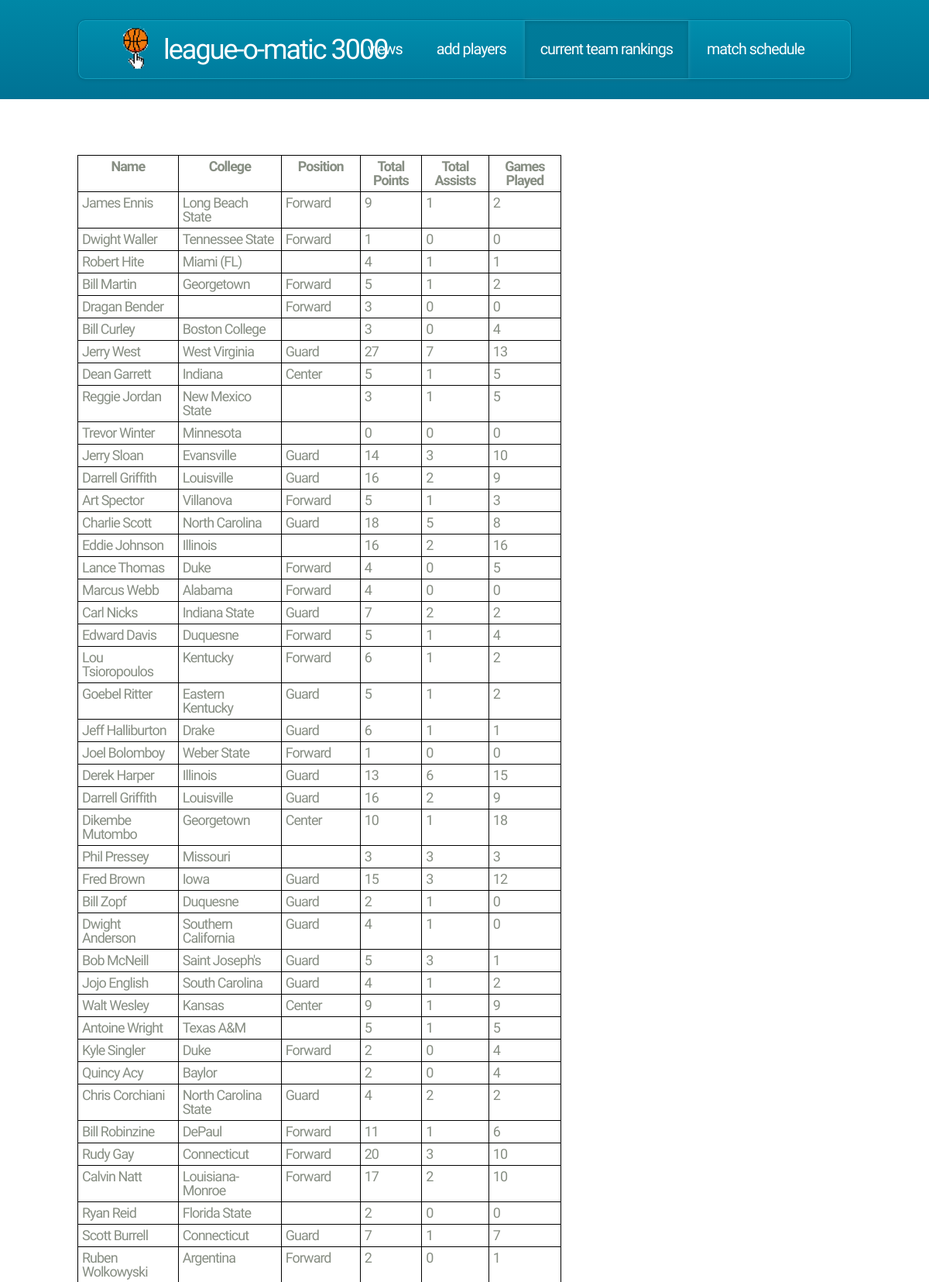
/ViewTeamPlayers.php (upper part), run on the app's committed database.
### tables this page shows
CREATE TABLE `Player` (
  `PlayerID` int(11) NOT NULL,
  `TeamNo` int(11) NOT NULL,
  `Fname` varchar(15) NOT NULL,
  `Lname` varchar(15) NOT NULL,
  `College` varchar(50) NOT NULL,
  `Position` varchar(20) DEFAULT NULL
);

CREATE TABLE `PlayerStats` (
  `PlayerID` int(11) NOT NULL,
  `TotalPoints` int(11) DEFAULT NULL,
  `TotalAssists` int(11) DEFAULT NULL,
  `GamesPlayed` int(11) DEFAULT NULL
);

### ViewTeamPlayers.php (the view, shortened to what this page needs)
<!DOCTYPE HTML>
<html>
	<head>
		<link rel="stylesheet" href="assets/css/main.css" />
	</head>
	<body>
		<div id="page-wrapper">
			<div id="header-wrapper">
				<div class="container">
					<div class="row">
						<div class="12u">
							<header id="header">
								<h1><img src="images/BBLogo-4.gif" style="float:left;width:70px;height:70px;" href="index.html" ><a href="index.html" id="logo">League-O-Matic 3000</a></h1>
								<nav id="nav">
									<a href="IntroPage.html">Views</a>
									<a href="MakeTeamPage.php">Add Players</a>
									<a href="CurrTeamRanks.php" class="current-page-item">Current Team Rankings</a>
									<a href="MatchSchedulePage.php">Match Schedule</a>
								</nav>
							</header>
						</div>
					</div>
				</div>
			</div>
			<div id="main">
				<div class="container">
					<div class="row main-row">
						<div class="8u 12u(mobile)">
							<section class="left-content">
								<table>
									<?php
										$sql = new mysqli("localhost", "root", "x9fN#DXy", "LeagueData");
										$query = "SELECT Fname, Lname, College, Position, TotalPoints, TotalAssists, GamesPlayed, TeamName FROM Player, Team, PlayerStats WHERE PlayerStats.PlayerID = Player.PlayerID AND Team.TeamNo = Player.TeamNo AND Team.TeamName LIKE '%".$_GET['submit']."%'";
										?>
										<tr>
											<th>Name</th>
											<th>College</th>
											<th>Position</th>
											<th>Total Points</th>
											<th>Total Assists</th>
											<th>Games Played</th>
										</tr>
										<?php
										$result = $sql->query($query);
										if ($result->num_rows > 0){
											while($row = $result->fetch_assoc()){
										?>
											<tr>
												<td><?php echo $row['Fname'] . ' ' . $row['Lname']; ?></td>
												<td><?php echo $row['College'];?></td>
												<td><?php echo $row['Position'];?></td>
												<td><?php echo $row['TotalPoints'];?></td>
												<td><?php echo $row['TotalAssists'];?></td>
												<td><?php echo $row['GamesPlayed'];?></td>
											</tr>
										<?php
											}
										}
									?>
								</table>
							</section>
						</div>
					</div>
				</div>
			</div>
		</div>
	</body>
</html>

### ViewTeamPlayers.php (style rules this page uses)
table { border-collapse: collapse; width: 100%; }
table, th, td { border: 1px solid black; padding: 5px; }
th { font-weight: bold; }

### data on the page
player: Fname "James", Lname "Ennis", College "Long Beach State", Position "Forward", playerstats.TotalPoints "9", playerstats.TotalAssists "1", playerstats.GamesPlayed "2"
player: Fname "Dwight", Lname "Waller", College "Tennessee State", Position "Forward", playerstats.TotalPoints "1", playerstats.TotalAssists "0", playerstats.GamesPlayed "0"
player: Fname "Robert", Lname "Hite", College "Miami (FL)", playerstats.TotalPoints "4", playerstats.TotalAssists "1", playerstats.GamesPlayed "1"
player: Fname "Bill", Lname "Martin", College "Georgetown", Position "Forward", playerstats.TotalPoints "5", playerstats.TotalAssists "1", playerstats.GamesPlayed "2"
player: Fname "Dragan", Lname "Bender", Position "Forward", playerstats.TotalPoints "3", playerstats.TotalAssists "0", playerstats.GamesPlayed "0"
player: Fname "Bill", Lname "Curley", College "Boston College", playerstats.TotalPoints "3", playerstats.TotalAssists "0", playerstats.GamesPlayed "4"
player: Fname "Jerry", Lname "West", College "West Virginia", Position "Guard", playerstats.TotalPoints "27", playerstats.TotalAssists "7", playerstats.GamesPlayed "13"
player: Fname "Dean", Lname "Garrett", College "Indiana", Position "Center", playerstats.TotalPoints "5", playerstats.TotalAssists "1", playerstats.GamesPlayed "5"
player: Fname "Reggie", Lname "Jordan", College "New Mexico State", playerstats.TotalPoints "3", playerstats.TotalAssists "1", playerstats.GamesPlayed "5"
player: Fname "Trevor", Lname "Winter", College "Minnesota", playerstats.TotalPoints "0", playerstats.TotalAssists "0", playerstats.GamesPlayed "0"
player: Fname "Jerry", Lname "Sloan", College "Evansville", Position "Guard", playerstats.TotalPoints "14", playerstats.TotalAssists "3", playerstats.GamesPlayed "10"
player: Fname "Darrell", Lname "Griffith", College "Louisville", Position "Guard", playerstats.TotalPoints "16", playerstats.TotalAssists "2", playerstats.GamesPlayed "9"
player: Fname "Art", Lname "Spector", College "Villanova", Position "Forward", playerstats.TotalPoints "5", playerstats.TotalAssists "1", playerstats.GamesPlayed "3"
player: Fname "Charlie", Lname "Scott", College "North Carolina", Position "Guard", playerstats.TotalPoints "18", playerstats.TotalAssists "5", playerstats.GamesPlayed "8"
player: Fname "Eddie", Lname "Johnson", College "Illinois", playerstats.TotalPoints "16", playerstats.TotalAssists "2", playerstats.GamesPlayed "16"
player: Fname "Lance", Lname "Thomas", College "Duke", Position "Forward", playerstats.TotalPoints "4", playerstats.TotalAssists "0", playerstats.GamesPlayed "5"
player: Fname "Marcus", Lname "Webb", College "Alabama", Position "Forward", playerstats.TotalPoints "4", playerstats.TotalAssists "0", playerstats.GamesPlayed "0"
player: Fname "Carl", Lname "Nicks", College "Indiana State", Position "Guard", playerstats.TotalPoints "7", playerstats.TotalAssists "2", playerstats.GamesPlayed "2"
player: Fname "Edward", Lname "Davis", College "Duquesne", Position "Forward", playerstats.TotalPoints "5", playerstats.TotalAssists "1", playerstats.GamesPlayed "4"
player: Fname "Lou", Lname "Tsioropoulos", College "Kentucky", Position "Forward", playerstats.TotalPoints "6", playerstats.TotalAssists "1", playerstats.GamesPlayed "2"
player: Fname "Goebel", Lname "Ritter", College "Eastern Kentucky", Position "Guard", playerstats.TotalPoints "5", playerstats.TotalAssists "1", playerstats.GamesPlayed "2"
player: Fname "Jeff", Lname "Halliburton", College "Drake", Position "Guard", playerstats.TotalPoints "6", playerstats.TotalAssists "1", playerstats.GamesPlayed "1"
player: Fname "Joel", Lname "Bolomboy", College "Weber State", Position "Forward", playerstats.TotalPoints "1", playerstats.TotalAssists "0", playerstats.GamesPlayed "0"
player: Fname "Derek", Lname "Harper", College "Illinois", Position "Guard", playerstats.TotalPoints "13", playerstats.TotalAssists "6", playerstats.GamesPlayed "15"
player: Fname "Darrell", Lname "Griffith", College "Louisville", Position "Guard", playerstats.TotalPoints "16", playerstats.TotalAssists "2", playerstats.GamesPlayed "9"
player: Fname "Dikembe", Lname "Mutombo", College "Georgetown", Position "Center", playerstats.TotalPoints "10", playerstats.TotalAssists "1", playerstats.GamesPlayed "18"
player: Fname "Phil", Lname "Pressey", College "Missouri", playerstats.TotalPoints "3", playerstats.TotalAssists "3", playerstats.GamesPlayed "3"
player: Fname "Fred", Lname "Brown", College "Iowa", Position "Guard", playerstats.TotalPoints "15", playerstats.TotalAssists "3", playerstats.GamesPlayed "12"
player: Fname "Bill", Lname "Zopf", College "Duquesne", Position "Guard", playerstats.TotalPoints "2", playerstats.TotalAssists "1", playerstats.GamesPlayed "0"
player: Fname "Dwight", Lname "Anderson", College "Southern California", Position "Guard", playerstats.TotalPoints "4", playerstats.TotalAssists "1", playerstats.GamesPlayed "0"
player: Fname "Bob", Lname "McNeill", College "Saint Joseph's", Position "Guard", playerstats.TotalPoints "5", playerstats.TotalAssists "3", playerstats.GamesPlayed "1"
player: Fname "Jojo", Lname "English", College "South Carolina", Position "Guard", playerstats.TotalPoints "4", playerstats.TotalAssists "1", playerstats.GamesPlayed "2"
player: Fname "Walt", Lname "Wesley", College "Kansas", Position "Center", playerstats.TotalPoints "9", playerstats.TotalAssists "1", playerstats.GamesPlayed "9"
player: Fname "Antoine", Lname "Wright", College "Texas A&M", playerstats.TotalPoints "5", playerstats.TotalAssists "1", playerstats.GamesPlayed "5"
player: Fname "Kyle", Lname "Singler", College "Duke", Position "Forward", playerstats.TotalPoints "2", playerstats.TotalAssists "0", playerstats.GamesPlayed "4"
player: Fname "Quincy", Lname "Acy", College "Baylor", playerstats.TotalPoints "2", playerstats.TotalAssists "0", playerstats.GamesPlayed "4"
player: Fname "Chris", Lname "Corchiani", College "North Carolina State", Position "Guard", playerstats.TotalPoints "4", playerstats.TotalAssists "2", playerstats.GamesPlayed "2"
player: Fname "Bill", Lname "Robinzine", College "DePaul", Position "Forward", playerstats.TotalPoints "11", playerstats.TotalAssists "1", playerstats.GamesPlayed "6"
player: Fname "Rudy", Lname "Gay", College "Connecticut", Position "Forward", playerstats.TotalPoints "20", playerstats.TotalAssists "3", playerstats.GamesPlayed "10"
player: Fname "Calvin", Lname "Natt", College "Louisiana-Monroe", Position "Forward", playerstats.TotalPoints "17", playerstats.TotalAssists "2", playerstats.GamesPlayed "10"
player: Fname "Ryan", Lname "Reid", College "Florida State", playerstats.TotalPoints "2", playerstats.TotalAssists "0", playerstats.GamesPlayed "0"
player: Fname "Scott", Lname "Burrell", College "Connecticut", Position "Guard", playerstats.TotalPoints "7", playerstats.TotalAssists "1", playerstats.GamesPlayed "7"
player: Fname "Ruben", Lname "Wolkowyski", College "Argentina", Position "Forward", playerstats.TotalPoints "2", playerstats.TotalAssists "0", playerstats.GamesPlayed "1"
